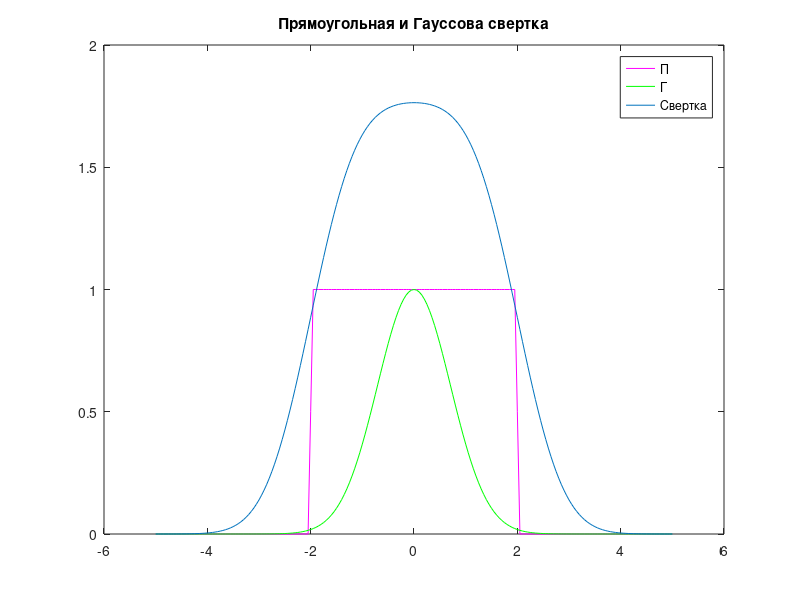
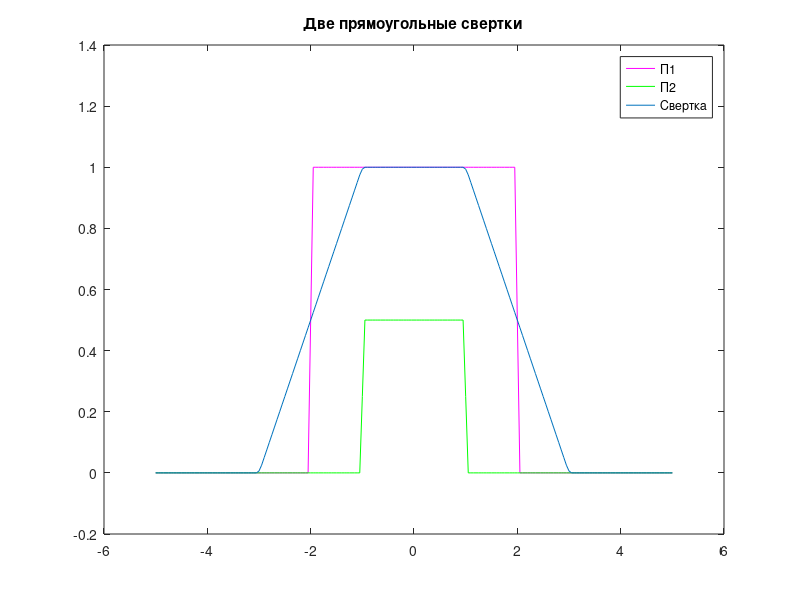
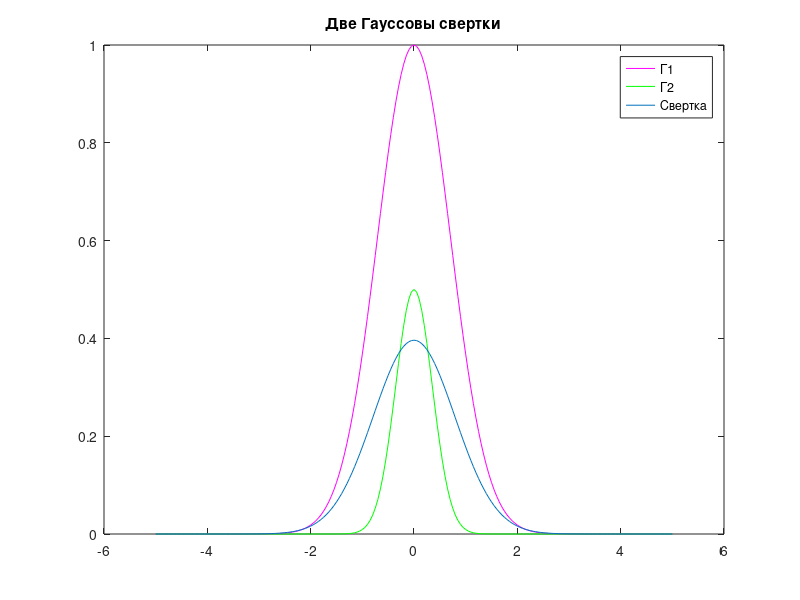

MATLAB code for these plots, in order:
function lab3()
T = 2.0;
A = 1.0;
sigma = 1.0;

% Границы расчета
mult = 5;
step = 0.05;
t = -mult:step:mult;

% прямоугольный импульс
function y = rectpls(x,T,A)
    y = zeros(size(x));
    y(abs(x) - T < 0) = A;
    y(abs(x) == T) = A/2;
end

% Гауссов импульс
function y = gauspls(x,A,s)
	y = A * exp(-(x/s).^2);
end

% Генерация импульсов
x1 = [rectpls(t,T,A) zeros(1,length(t))];
x2 = [gauspls(t,A,sigma) zeros(1,length(t))];
x3 = [rectpls(t,T/2,A/2) zeros(1,length(t))];
x4 = [gauspls(t,A/2,sigma/2) zeros(1,length(t))];

% Свертка
% Фурье-образ свертки равен произведению фурье-образов функций
y1 = ifft(fft(x1).*fft(x2))*step;
y2 = ifft(fft(x1).*fft(x3))*step;
y3 = ifft(fft(x2).*fft(x4))*step;

% Нормализовать свертку
start = fix((length(y1)-length(t))/2);
y1 = y1(start+1:start+length(t));
y2 = y2(start+1:start+length(t));
y3 = y3(start+1:start+length(t));


figure(1)
plot(t,x1(1:201),'m',t,x2(1:201),'g',t,y1);
title('Прямоугольная и Гауссова свертка');
legend('П','Г','Свертка');

figure(2)
plot(t,x1(1:201),'m',t,x3(1:201),'g',t,y2);
title('Две прямоугольные свертки');
legend('П1','П2','Свертка');

figure(3)
plot(t,x2(1:201),'m',t,x4(1:201),'g',t,y3);
title('Две Гауссовы свертки');
legend('Г1','Г2','Свертка');
end